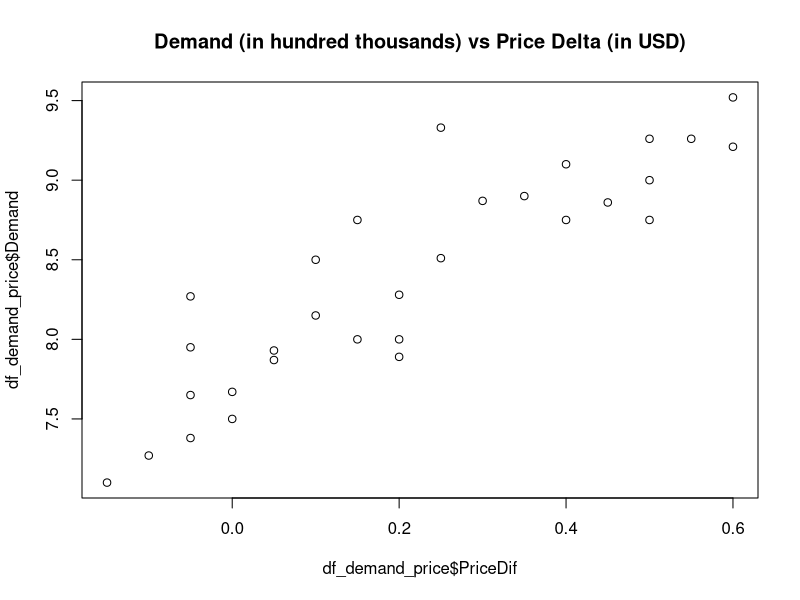
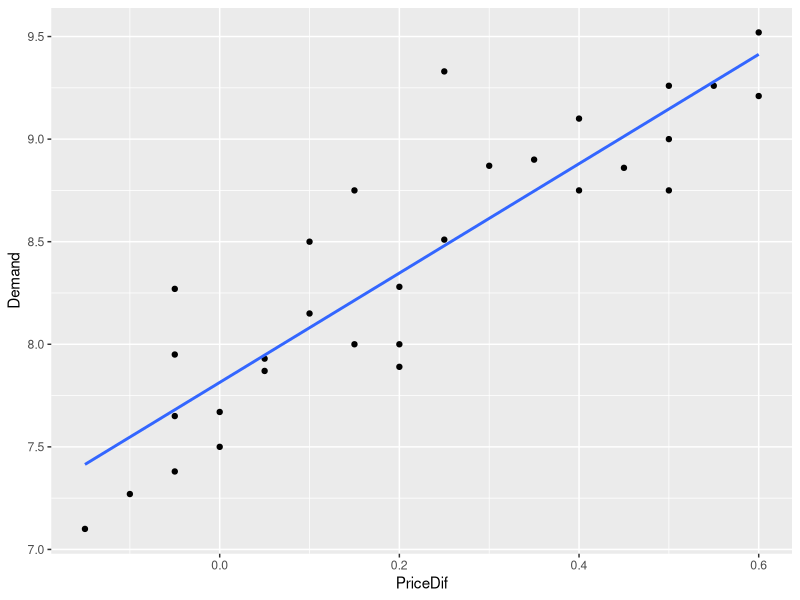

These charts were generated, in order, by the following R code:
## ---- chunk 1
knitr::opts_chunk$set(echo = TRUE)
## ---- chunk 2
library(ggplot2)
setwd("~/data_projects/fall22_hw/isye6414_hw/hw3")
## ---- chunk 3
df_demand_price = read.table(file ="./6414_HW3_Clean.csv", sep=",",header=TRUE)
head(df_demand_price)
dim(df_demand_price)
summary(df_demand_price)
## ---- chunk 4
title_i = "Demand (in hundred thousands) vs Price Delta (in USD)"
plot(x=df_demand_price$PriceDif, y=df_demand_price$Demand, type ="p",main = title_i)
## ---- chunk 5
cor_xy = cor(df_demand_price$Demand,df_demand_price$PriceDif)
print (paste("Corealtion on full data:",round(cor_xy,2)))
## ---- chunk 6
#Fit SLR
slr_model <- lm(Demand ~ PriceDif, data = df_demand_price)
slr_model

#Superpositioning regression line on 
ggplot(df_demand_price, aes(PriceDif, Demand)) + #aes(x,y)
  geom_point() +
  stat_smooth(method = lm, se = FALSE)
## ---- chunk 7
summary(slr_model)
## ---- chunk 8
#In R this is given as:
confint(slr_model,level = 0.95)
print (paste("95% CI for beta1 is (2.135702,3.194727)"))
(3.194727-2.135702)/0.25850
## ---- chunk 9
qt(p=0.975,df=28)
qt(p=0.025,df=28)
